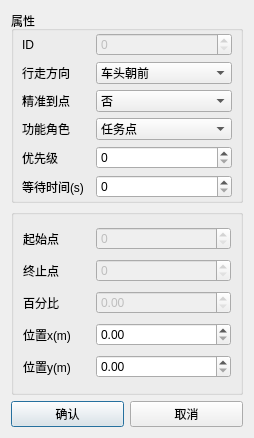
<?xml version="1.0" encoding="UTF-8"?>
<ui version="4.0">
 <class>DialogSite</class>
 <widget class="QDialog" name="DialogSite">
  <property name="geometry">
   <rect>
    <x>0</x>
    <y>0</y>
    <width>254</width>
    <height>438</height>
   </rect>
  </property>
  <property name="windowTitle">
   <string>Dialog</string>
  </property>
  <layout class="QGridLayout" name="gridLayout_3" rowstretch="2,2,0">
   <item row="0" column="0">
    <widget class="QGroupBox" name="groupBox">
     <property name="title">
      <string>属性</string>
     </property>
     <layout class="QGridLayout" name="gridLayout" columnstretch="1,2">
      <property name="leftMargin">
       <number>8</number>
      </property>
      <property name="topMargin">
       <number>2</number>
      </property>
      <property name="rightMargin">
       <number>8</number>
      </property>
      <property name="bottomMargin">
       <number>2</number>
      </property>
      <item row="0" column="0">
       <widget class="QLabel" name="label">
        <property name="text">
         <string>ID</string>
        </property>
       </widget>
      </item>
      <item row="0" column="1">
       <widget class="QSpinBox" name="sbx_id">
        <property name="enabled">
         <bool>false</bool>
        </property>
        <property name="maximum">
         <number>999999999</number>
        </property>
       </widget>
      </item>
      <item row="1" column="0">
       <widget class="QLabel" name="label_2">
        <property name="text">
         <string>行走方向</string>
        </property>
       </widget>
      </item>
      <item row="1" column="1">
       <widget class="QComboBox" name="cbx_direction">
        <item>
         <property name="text">
          <string>车头朝前</string>
         </property>
        </item>
        <item>
         <property name="text">
          <string>车尾朝前</string>
         </property>
        </item>
       </widget>
      </item>
      <item row="2" column="0">
       <widget class="QLabel" name="label_3">
        <property name="text">
         <string>精准到点</string>
        </property>
       </widget>
      </item>
      <item row="2" column="1">
       <widget class="QComboBox" name="cbx_precise_stop">
        <item>
         <property name="text">
          <string>否</string>
         </property>
        </item>
        <item>
         <property name="text">
          <string>是</string>
         </property>
        </item>
       </widget>
      </item>
      <item row="3" column="0">
       <widget class="QLabel" name="label_4">
        <property name="text">
         <string>功能角色</string>
        </property>
       </widget>
      </item>
      <item row="3" column="1">
       <widget class="QComboBox" name="cbx_feature">
        <item>
         <property name="text">
          <string>任务点</string>
         </property>
        </item>
        <item>
         <property name="text">
          <string>充电点</string>
         </property>
        </item>
        <item>
         <property name="text">
          <string>充电准备点</string>
         </property>
        </item>
        <item>
         <property name="text">
          <string>出库点</string>
         </property>
        </item>
       </widget>
      </item>
      <item row="4" column="0">
       <widget class="QLabel" name="label_5">
        <property name="text">
         <string>优先级</string>
        </property>
       </widget>
      </item>
      <item row="4" column="1">
       <widget class="QSpinBox" name="sbx_pri"/>
      </item>
      <item row="5" column="0">
       <widget class="QLabel" name="label_6">
        <property name="text">
         <string>等待时间(s)</string>
        </property>
       </widget>
      </item>
      <item row="5" column="1">
       <widget class="QSpinBox" name="sbx_wait_time"/>
      </item>
     </layout>
    </widget>
   </item>
   <item row="1" column="0">
    <widget class="QGroupBox" name="groupBox_2">
     <property name="title">
      <string/>
     </property>
     <layout class="QGridLayout" name="gridLayout_2" columnstretch="1,2">
      <item row="0" column="0">
       <widget class="QLabel" name="label_7">
        <property name="text">
         <string>起始点</string>
        </property>
       </widget>
      </item>
      <item row="0" column="1">
       <widget class="QSpinBox" name="sbx_startid">
        <property name="enabled">
         <bool>false</bool>
        </property>
       </widget>
      </item>
      <item row="1" column="0">
       <widget class="QLabel" name="label_8">
        <property name="text">
         <string>终止点</string>
        </property>
       </widget>
      </item>
      <item row="1" column="1">
       <widget class="QSpinBox" name="sbx_endid">
        <property name="enabled">
         <bool>false</bool>
        </property>
       </widget>
      </item>
      <item row="2" column="0">
       <widget class="QLabel" name="label_9">
        <property name="text">
         <string>百分比</string>
        </property>
       </widget>
      </item>
      <item row="2" column="1">
       <widget class="QDoubleSpinBox" name="dsbx_per">
        <property name="enabled">
         <bool>false</bool>
        </property>
       </widget>
      </item>
      <item row="3" column="0">
       <widget class="QLabel" name="label_10">
        <property name="text">
         <string>位置x(m)</string>
        </property>
       </widget>
      </item>
      <item row="3" column="1">
       <widget class="QDoubleSpinBox" name="dsbx_posx"/>
      </item>
      <item row="4" column="0">
       <widget class="QLabel" name="label_11">
        <property name="text">
         <string>位置y(m)</string>
        </property>
       </widget>
      </item>
      <item row="4" column="1">
       <widget class="QDoubleSpinBox" name="dsbx_posy"/>
      </item>
     </layout>
    </widget>
   </item>
   <item row="2" column="0">
    <layout class="QHBoxLayout" name="horizontalLayout">
     <item>
      <widget class="QPushButton" name="btn_ok">
       <property name="text">
        <string>确认</string>
       </property>
      </widget>
     </item>
     <item>
      <widget class="QPushButton" name="btn_cancel">
       <property name="text">
        <string>取消</string>
       </property>
      </widget>
     </item>
    </layout>
   </item>
  </layout>
 </widget>
 <resources/>
 <connections/>
</ui>
